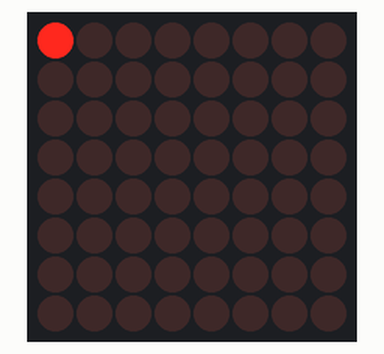
The sketch below on a simulated Arduino Uno, built with avr-gcc and run on an emulated ATmega328P. Parts: 8×8 LED matrix.

Above: at 0.06 s.
At 0.69 s:
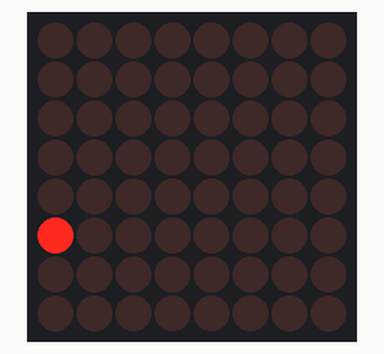
At 1.32 s:
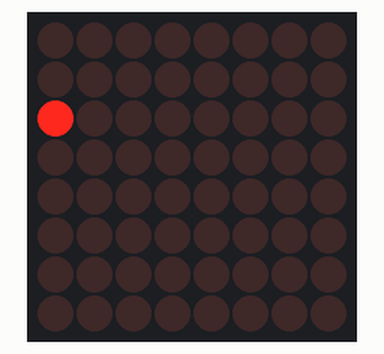

The sketch:

max7219.ino
```cpp
#include "LedControl.h"
LedControl lc=LedControl(6,5,7,1);

void setup(){
  lc.shutdown(0,false);// turn off power saving, enables display
  lc.setIntensity(0,4);// sets brightness (0~15 possible values)
  lc.clearDisplay(0);// clear screen

}

void loop()
{
  for (int active_row = 0; active_row <= 7; active_row++){
    for (int current_row = 0; current_row <= 7; current_row++){
      if (active_row == current_row){
        lc.setRow(0,current_row,B10000000);
      }else{
        lc.setRow(0,current_row,B00000000);
      }
    }
    delay(125);
  }

}
```

Measured:
- by itself, everything shown: repeats every 1.0 s, in 8 steps
